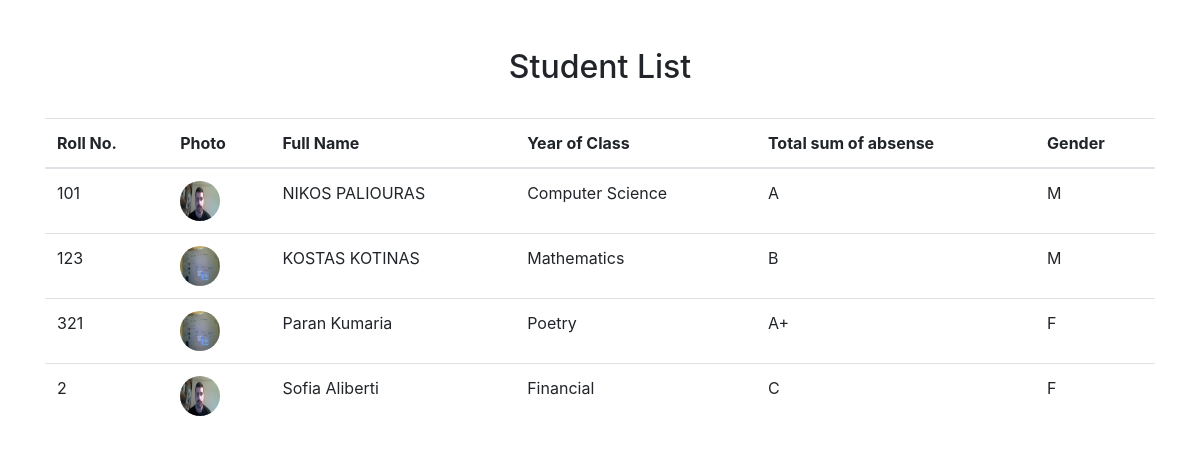
/student-list/, run on the app's committed database.
### students/models.py (models this page shows, shortened)
class Student(models.Model):
    gender_choice = (
    ('M','Male'),
    ('F','Female'),
    )
    roll_no = models.IntegerField()
    photo = models.ImageField(upload_to='photos/%Y/%m/%d/')
    full_name = models.CharField(max_length=100)
    course = models.CharField(max_length=100)
    grade = models.CharField(max_length=100)
    gender = models.CharField(choices=gender_choice,max_length=100)

### students/views.py (the view)
# urls.py: path('',views.studentlist,name='student_list'),
def studentlist(request):
    get_students = Student.objects.all()
    data = {
    'get_students':get_students,
    }
    return render(request,'studentlist.html',data)

### template/studentlist.html (shortened to what this page needs)
{% load static %}
<!DOCTYPE html>
<html lang="en">
<head>
<link rel="stylesheet" href="{% static 'css/bootstrap.min.css' %}">
</head>
<body>
  <div class="container">
    <h2 class="text-center mt-5">Student List</h2>
    <br>
    <table class="table table-hover">
        <thead>
          <tr>
            <th scope="col">Roll No.</th>
            <th scope="col">Photo</th>
            <th scope="col">Full Name</th>
            <th scope="col">Year of Class</th>
            <th scope="col">Total sum of absense</th>
            <th scope="col">Gender</th>
          </tr>
        </thead>
     <tbody>
      {% for student in get_students %}
       <tr>
          <td>{{student.roll_no}}</td>
          <td><img src="{{student.photo.url}}" width="40" height="40" style="border-radius:50px;"></td>
          <td>{{student.full_name}}</td>
          <td>{{student.course}}</td>
          <td>{{student.grade}}</td>
          <td>{{student.gender}}</td>
        </tr>
      {% endfor %}
     </tbody>
    </table>
  </div>
</body>
</html>

### data on the page
Student: roll_no "101", photo (picture), full_name "NIKOS PALIOURAS", course "Computer Science", grade "A", gender "M"
Student: roll_no "123", photo (picture), full_name "KOSTAS KOTINAS", course "Mathematics", grade "B", gender "M"
Student: roll_no "321", photo (picture), full_name "Paran Kumaria", course "Poetry", grade "A+", gender "F"
Student: roll_no "2", photo (picture), full_name "Sofia Aliberti", course "Financial", grade "C", gender "F"
